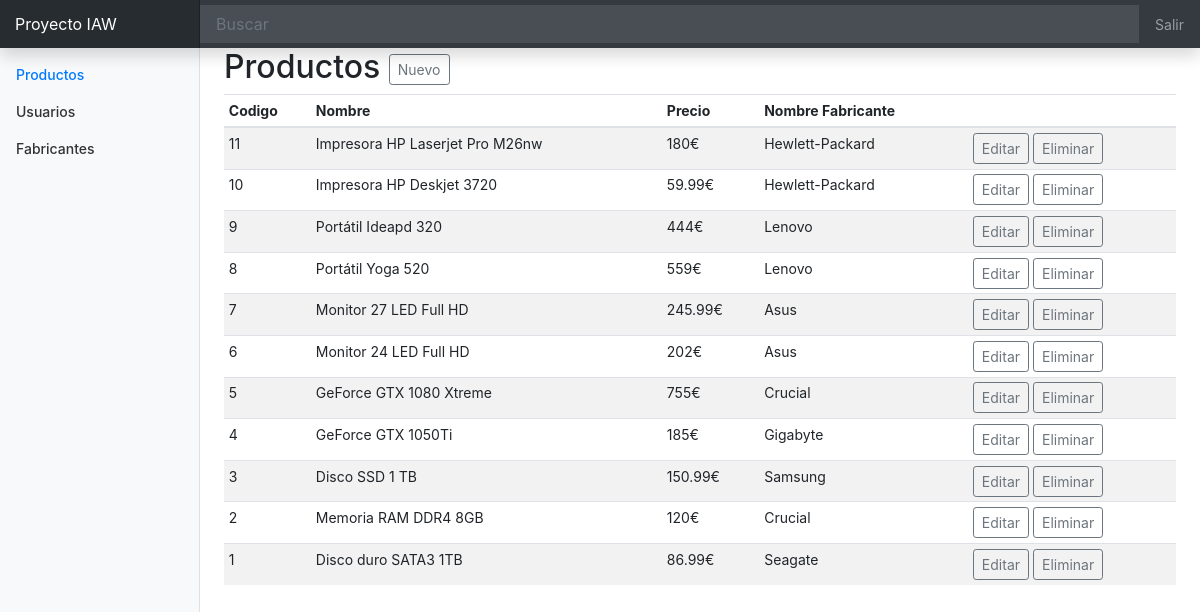
The page /iaw-practica-lamp/src/panel.php (signed in) on the database its author committed.
### tables this page shows
CREATE TABLE producto (
  codigo INT UNSIGNED AUTO_INCREMENT PRIMARY KEY,
  nombre VARCHAR(100) NOT NULL,
  precio DOUBLE NOT NULL,
  codigo_fabricante INT UNSIGNED NOT NULL,
  imagen VARCHAR(1024),
  FOREIGN KEY (codigo_fabricante) REFERENCES fabricante(codigo)
);

CREATE TABLE fabricante (
  codigo INT UNSIGNED AUTO_INCREMENT PRIMARY KEY,
  nombre VARCHAR(100) NOT NULL
);

### iaw-practica-lamp/src/panel.php (the view, shortened to what this page needs)
<?php
include_once("config.php");
$result = mysqli_query($mysqli, "SELECT producto.codigo AS codigo_producto, producto.nombre AS nombre_producto, producto.precio AS precio_producto, fabricante.nombre AS nombre_fabricante, producto.imagen AS imagen FROM producto INNER JOIN fabricante ON producto.codigo_fabricante=fabricante.codigo ORDER BY producto.codigo DESC");
?>
<!doctype html>
<html lang="es">
  <head>
<link href="../css/bootstrap.min.css" rel="stylesheet">
    <link href="../css/dashboard.css" rel="stylesheet">
  </head>
  <body>
    <nav class="navbar navbar-dark fixed-top bg-dark flex-md-nowrap p-0 shadow">
  <a class="navbar-brand col-sm-3 col-md-2 mr-0" href="#">Proyecto IAW</a>
  <input class="form-control form-control-dark w-100" type="text" placeholder="Buscar" aria-label="Search">
  <ul class="navbar-nav px-3">
    <li class="nav-item text-nowrap">
      <a class="nav-link" href="logout.php">Salir</a>
    </li>
  </ul>
</nav>
<div class="container-fluid">
  <div class="row">
    <nav class="col-md-2 d-none d-md-block bg-light sidebar">
      <div class="sidebar-sticky">
        <ul class="nav flex-column">
          <li class="nav-item">
            <a class="nav-link active" href="#">
              Productos <span class="sr-only">(current)</span>
            </a>
          </li>
          <li class="nav-item">
            <a class="nav-link" href="panel_usuarios.php">
              Usuarios
            </a>
          </li>
          <li class="nav-item">
            <a class="nav-link" href="panel_fabricantes.php">
              Fabricantes
            </a>
          </li>
        </ul>
      </div>
    </nav>
    <main role="main" class="col-md-9 ml-sm-auto col-lg-10 px-4">
      <h2>Productos <a href="new_producto.php" class="btn btn-sm btn-outline-secondary">Nuevo</a></h2>
      <div class="table-responsive">
        <table class="table table-striped table-sm">
          <thead>
            <tr>
              <th>Codigo</th>
              <th>Nombre</th>
              <th>Precio</th>
              <th>Nombre Fabricante</th>
              <th></th>
            </tr>
          </thead>
          <tbody>
        <?php
	        while($res = mysqli_fetch_array($result)) {
        ?>
            <tr>
              <td><?php echo utf8_encode($res['codigo_producto']);?></td>
              <td><?php echo utf8_encode($res['nombre_producto']);?></td>
              <td><?php echo $res['precio_producto'];?>€</td>
              <td><?php echo $res['nombre_fabricante'];?></td>
              <td><a href="edit_producto.php?codigo_producto=<?php echo $res['codigo_producto'];?>" class="btn btn-sm btn-outline-secondary">Editar</a> <a href="eliminar_producto.php?codigo_producto=<?php echo $res['codigo_producto'];?>" class="btn btn-sm btn-outline-secondary">Eliminar</a></td>
            </tr>
        <?php
        }
	      ?>
          </tbody>
        </table>
      </div>
    </main>
  </div>
</div>
        <script src="dashboard.js"></script></body>
</html>

### iaw-practica-lamp/css/dashboard.css (style rules this page uses)
body { font-size: .875rem; }
.sidebar { position: fixed; top: 0; bottom: 0; left: 0; z-index: 100; padding: 48px 0 0; box-shadow: inset -1px 0 0 rgba(0, 0, 0, .1); }
.sidebar-sticky { position: relative; top: 0; height: calc(100vh - 48px); padding-top: .5rem; overflow-x: hidden; overflow-y: auto; }
.sidebar .nav-link { font-weight: 500; color: #333; }
.sidebar .nav-link.active { color: #007bff; }
[role="main"] { padding-top: 133px; }
@media (min-width: 768px) { [role="main"] { padding-top: 48px; } }
.navbar-brand { padding-top: .75rem; padding-bottom: .75rem; font-size: 1rem; background-color: rgba(0, 0, 0, .25); box-shadow: inset -1px 0 0 rgba(0, 0, 0, .25); }
.navbar .form-control { padding: .75rem 1rem; border-width: 0; border-radius: 0; }
.form-control-dark { color: #fff; background-color: rgba(255, 255, 255, .1); border-color: rgba(255, 255, 255, .1); }

### rows shown on the page
producto: codigo "11", nombre "Impresora HP Laserjet Pro M26nw", precio "180", codigo_fabricante.nombre "Hewlett-Packard"
producto: codigo "10", nombre "Impresora HP Deskjet 3720", precio "59.99", codigo_fabricante.nombre "Hewlett-Packard"
producto: codigo "9", nombre "Portátil Ideapd 320", precio "444", codigo_fabricante.nombre "Lenovo"
producto: codigo "8", nombre "Portátil Yoga 520", precio "559", codigo_fabricante.nombre "Lenovo"
producto: codigo "7", nombre "Monitor 27 LED Full HD", precio "245.99", codigo_fabricante.nombre "Asus"
producto: codigo "6", nombre "Monitor 24 LED Full HD", precio "202", codigo_fabricante.nombre "Asus"
producto: codigo "5", nombre "GeForce GTX 1080 Xtreme", precio "755", codigo_fabricante.nombre "Crucial"
producto: codigo "4", nombre "GeForce GTX 1050Ti", precio "185", codigo_fabricante.nombre "Gigabyte"
producto: codigo "3", nombre "Disco SSD 1 TB", precio "150.99", codigo_fabricante.nombre "Samsung"
producto: codigo "2", nombre "Memoria RAM DDR4 8GB", precio "120", codigo_fabricante.nombre "Crucial"
producto: codigo "1", nombre "Disco duro SATA3 1TB", precio "86.99", codigo_fabricante.nombre "Seagate"
